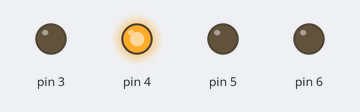
The sketch below on a simulated Arduino Uno, built with avr-gcc and run on an emulated ATmega328P. Parts: output pins drawn as LEDs (lit = HIGH). What the sketch prints to the serial monitor is not drawn.

Above: at 0.2 s.
At 1.2 s:
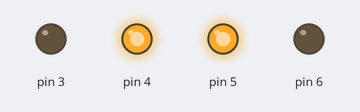
At 2.7 s:
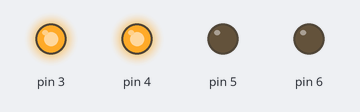
At 3.7 s:
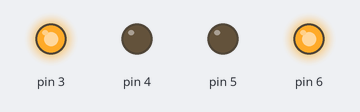
Timing chart, 0 to 4.6 s (numbered marks = the images above):
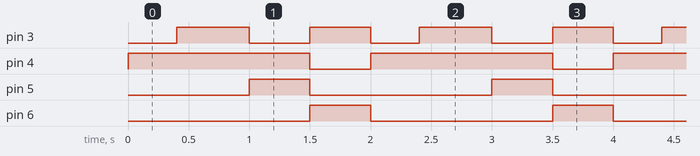

Measured:
- by itself, pin 3: alternates HIGH for 0.60 s and LOW for 0.50 s
- by itself, pin 4: alternates HIGH for 1.5 s and LOW for 0.50 s
- by itself, pin 5, pin 6: alternates HIGH for 0.50 s and LOW for 1.5 s

The sketch:

voice_control.ino
```cpp
//#include <SoftwareSerial.h>
//
//SoftwareSerial BT(0, 1); //TX, RX respetively
String readvoice = "show me garba";

void setup() {
 //BT.begin(9600);
 Serial.begin(9600);
 pinMode(4, OUTPUT);
 pinMode(3, OUTPUT);
 pinMode(5, OUTPUT);
 pinMode(6, OUTPUT);

}
//-----------------------------------------------------------------------//
void loop() {
  //while (BT.available()){  //Check if there is an available byte to read
  //  delay(10); //Delay added to make thing stable
  //  char c = BT.read(); //Conduct a serial read
  //  readvoice += c; //build the string- "forward", "reverse", "left" and "right"
  //}
  if (readvoice.length() > 0) {
    Serial.println(readvoice);

    if(readvoice == "forward"){
       digitalWrite(3, HIGH);
       digitalWrite (4, HIGH);
       digitalWrite(5,LOW);
       digitalWrite(6,LOW);
       Serial.println("FORWARD EXECUTED!");
       delay(100);
    } else if(readvoice == "back"){
       digitalWrite(3, LOW);
       digitalWrite(4, LOW);
       digitalWrite(5, HIGH);
       digitalWrite(6,HIGH);
       Serial.println("BACK EXECUTED!");
       delay(100);
    } else if (readvoice == "left"){
       digitalWrite (3,HIGH);
       digitalWrite (4,LOW);
       digitalWrite (5,LOW);
       digitalWrite (6,LOW);
       delay (800);
       digitalWrite(3, HIGH);
       digitalWrite (4, HIGH);
       digitalWrite(5,LOW);
       digitalWrite(6,LOW);
       Serial.println("LEFT EXECUTED!");
       delay(100);
    } else if ( readvoice == "right"){
       digitalWrite (3, LOW);
       digitalWrite (4, HIGH);
       digitalWrite (5, LOW);
       digitalWrite (6, LOW);
       delay (800);
       digitalWrite(3, HIGH);
       digitalWrite (4, HIGH);
       digitalWrite(5,LOW);
       digitalWrite(6,LOW);
       Serial.println("RIGHT EXECUTED!");
       delay(100);
   } else if (readvoice == "stop"){
       digitalWrite (3, LOW);
       digitalWrite (4, LOW);
       digitalWrite (5, LOW);
       digitalWrite (6, LOW);
       Serial.println("STOP EXECUTED!");
       delay (100);
   } else if (readvoice == "keep watch in all directions"){
       digitalWrite (3, HIGH);
       digitalWrite (4, LOW);
       digitalWrite (5, LOW);
       digitalWrite (6, LOW);
       Serial.println("WATCH EXECUTED!");
       delay (100);
   } else if (readvoice == "show me garba"){
       digitalWrite (3, LOW);
       digitalWrite (4, HIGH);
       digitalWrite (5, LOW);
       digitalWrite (6, LOW);
       delay (400);
       digitalWrite(3, HIGH);
       digitalWrite (4, HIGH);
       digitalWrite(5,LOW);
       digitalWrite(6,LOW);
       delay(600);
       digitalWrite (3, LOW);
       digitalWrite (4, HIGH);
       digitalWrite (5, HIGH);
       digitalWrite (6, LOW);
       delay (500);
       digitalWrite (3, HIGH);
       digitalWrite (4, LOW);
       digitalWrite (5, LOW);
       digitalWrite (6, HIGH);
       delay (500);
       digitalWrite (3, LOW);
       digitalWrite (4, HIGH);
       digitalWrite (5, LOW);
       digitalWrite (6, LOW);
       delay (400);
       digitalWrite(3, HIGH);
       digitalWrite (4, HIGH);
       digitalWrite(5,LOW);
       digitalWrite(6,LOW);
       delay(600);
       digitalWrite (3, LOW);
       digitalWrite (4, HIGH);
       digitalWrite (5, HIGH);
       digitalWrite (6, LOW);
       delay (500);
       digitalWrite (3, HIGH);
       digitalWrite (4, LOW);
       digitalWrite (5, LOW);
       digitalWrite (6, HIGH);
       delay (500);digitalWrite (3, LOW);
       digitalWrite (4, HIGH);
       digitalWrite (5, LOW);
       digitalWrite (6, LOW);
       delay (400);
       digitalWrite(3, HIGH);
       digitalWrite (4, HIGH);
       digitalWrite(5,LOW);
       digitalWrite(6,LOW);
       delay(600);
       digitalWrite (3, LOW);
       digitalWrite (4, HIGH);
       digitalWrite (5, HIGH);
       digitalWrite (6, LOW);
       delay (500);
       digitalWrite (3, HIGH);
       digitalWrite (4, LOW);
       digitalWrite (5, LOW);
       digitalWrite (6, HIGH);
       delay (500);digitalWrite (3, LOW);
       digitalWrite (4, HIGH);
       digitalWrite (5, LOW);
       digitalWrite (6, LOW);
       delay (400);
       digitalWrite(3, HIGH);
       digitalWrite (4, HIGH);
       digitalWrite(5,LOW);
       digitalWrite(6,LOW);
       delay(600);
       digitalWrite (3, LOW);
       digitalWrite (4, HIGH);
       digitalWrite (5, HIGH);
       digitalWrite (6, LOW);
       delay (500);
       digitalWrite (3, HIGH);
       digitalWrite (4, LOW);
       digitalWrite (5, LOW);
       digitalWrite (6, HIGH);
       delay (500);digitalWrite (3, LOW);
       digitalWrite (4, HIGH);
       digitalWrite (5, LOW);
       digitalWrite (6, LOW);
       delay (400);
       digitalWrite(3, HIGH);
       digitalWrite (4, HIGH);
       digitalWrite(5,LOW);
       digitalWrite(6,LOW);
       delay(600);
       digitalWrite (3, LOW);
       digitalWrite (4, HIGH);
       digitalWrite (5, HIGH);
       digitalWrite (6, LOW);
       delay (500);
       digitalWrite (3, HIGH);
       digitalWrite (4, LOW);
       digitalWrite (5, LOW);
       digitalWrite (6, HIGH);
       delay (500);digitalWrite (3, LOW);
       digitalWrite (4, HIGH);
       digitalWrite (5, LOW);
       digitalWrite (6, LOW);
       delay (400);
       digitalWrite(3, HIGH);
       digitalWrite (4, HIGH);
       digitalWrite(5,LOW);
       digitalWrite(6,LOW);
       delay(600);
       digitalWrite (3, LOW);
       digitalWrite (4, HIGH);
       digitalWrite (5, HIGH);
       digitalWrite (6, LOW);
       delay (500);
       digitalWrite (3, HIGH);
       digitalWrite (4, LOW);
       digitalWrite (5, LOW);
       digitalWrite (6, HIGH);
       delay (500);digitalWrite (3, LOW);
       digitalWrite (4, HIGH);
       digitalWrite (5, LOW);
       digitalWrite (6, LOW);
       delay (400);
       digitalWrite(3, HIGH);
       digitalWrite (4, HIGH);
       digitalWrite(5,LOW);
       digitalWrite(6,LOW);
       delay(600);
       digitalWrite (3, LOW);
       digitalWrite (4, HIGH);
       digitalWrite (5, HIGH);
       digitalWrite (6, LOW);
       delay (500);
       digitalWrite (3, HIGH);
       digitalWrite (4, LOW);
       digitalWrite (5, LOW);
       digitalWrite (6, HIGH);
       delay (500);digitalWrite (3, LOW);
       digitalWrite (4, HIGH);
       digitalWrite (5, LOW);
       digitalWrite (6, LOW);
       delay (400);
       digitalWrite(3, HIGH);
       digitalWrite (4, HIGH);
       digitalWrite(5,LOW);
       digitalWrite(6,LOW);
       delay(600);
       digitalWrite (3, LOW);
       digitalWrite (4, HIGH);
       digitalWrite (5, HIGH);
       digitalWrite (6, LOW);
       delay (500);
       digitalWrite (3, HIGH);
       digitalWrite (4, LOW);
       digitalWrite (5, LOW);
       digitalWrite (6, HIGH);
       Serial.println("GARBA EXECUTED!");
       delay (500);
    }


 //readvoice = ""; // Reset the variable
 //} else {
 //  Serial.println("Invalid command!");
 //}
	}
}
```
